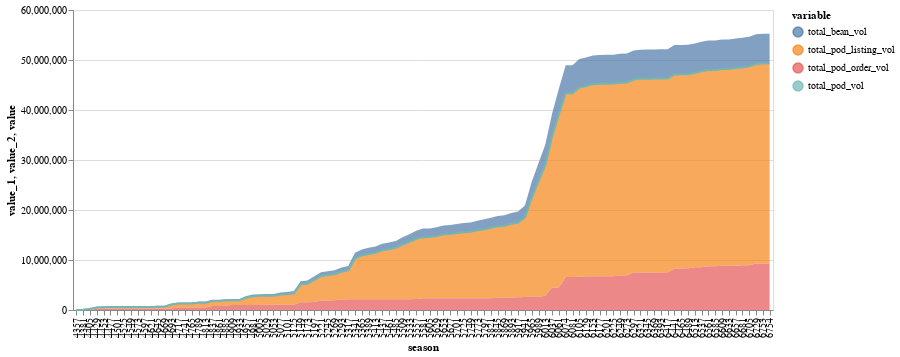

The cell this chart's notebook holds for it:
### Code cell
df_snaps = df_snaps_raw.copy()
df_snaps['total bean vol'] = df_snaps['total_bean_vol']
df_snaps['total pod listing vol'] = df_snaps['total_pod_listing_vol']
df_snaps['total pod order vol'] = df_snaps['total_pod_order_vol']
df_snaps['total pod vol'] = df_snaps['total_pod_vol']
value_vars = [
    'total_bean_vol', 'total_pod_vol', 'total_pod_listing_vol', 'total_pod_order_vol'
]
label_vars = [
    'total bean vol', 'total pod listing vol', 'total pod order vol', 'total pod vol'
] 
id_vars = ['timestamp', 'season'] + label_vars
df_snaps = df_snaps.melt(id_vars=id_vars, value_vars=value_vars).sort_values("season")
rm_indices = []
for v in value_vars: 
    rm_indices = rm_indices + list(
        np.argwhere(
            ((df_snaps.season == 6074) & (df_snaps.variable == v)).values
        ).ravel()[:-1]
    )
df_snaps = df_snaps.iloc[[i for i in range(len(df_snaps)) if i not in rm_indices]]
df_snaps = df_snaps.loc[df_snaps.season >= 4357]

area = alt.Chart(df_snaps).transform_filter(
    datum.variable != 'total_pod_vol'
).transform_stack(
    stack="value", 
    as_=['value_1', 'value_2'], 
    groupby=['season'],
    sort=[alt.SortField('variable', 'descending')]
).mark_area(point='transparent').encode(
    x="season:O", 
    y="value_1:Q", 
    y2="value_2:Q", 
    color="variable:N", 
    tooltip=[alt.Tooltip(f'{e}:Q', format=",d") for e in label_vars]
).properties(width=700)

line = alt.Chart(df_snaps).transform_filter(
    datum.variable == 'total_pod_vol'
).mark_line().encode(
    x="season:O", 
    y="value:Q", 
    color="variable:N", 
).properties(width=700)

c = area + line
c.save('../schemas/field_breakdown.json')
c

### Figure 1 — Vega-Lite specification as saved in the notebook (floating-point values rounded to 4 significant figures; data arrays with more than 128 entries replaced by an {"elided": "..."} marker saying what was removed)
{"config": {"view": {"continuousWidth": 400, "continuousHeight": 300}}, "layer": [{"mark": {"type": "area", "point": "transparent"}, "encoding": {"color": {"field": "variable", "type": "nominal"}, "tooltip": [{"field": "total bean vol", "format": ",d", "type": "quantitative"}, {"field": "total pod listing vol", "format": ",d", "type": "quantitative"}, {"field": "total pod order vol", "format": ",d", "type": "quantitative"}, {"field": "total pod vol", "format": ",d", "type": "quantitative"}], "x": {"field": "season", "type": "ordinal"}, "y": {"field": "value_1", "type": "quantitative"}, "y2": {"field": "value_2"}}, "transform": [{"filter": "(datum.variable !== 'total_pod_vol')"}, {"groupby": ["season"], "stack": "value", "sort": [{"field": "variable", "order": "descending"}], "as": ["value_1", "value_2"]}], "width": 700}, {"mark": "line", "encoding": {"color": {"field": "variable", "type": "nominal"}, "x": {"field": "season", "type": "ordinal"}, "y": {"field": "value", "type": "quantitative"}}, "transform": [{"filter": "(datum.variable === 'total_pod_vol')"}], "width": 700}], "data": {"name": "data-ab73e73e3d736fc83a9b4b2fb38ac35a"}, "$schema": "https://vega.github.io/schema/vega-lite/v4.17.0.json", "datasets": {"data-ab73e73e3d736fc83a9b4b2fb38ac35a": {"elided": "412 records"}}}
